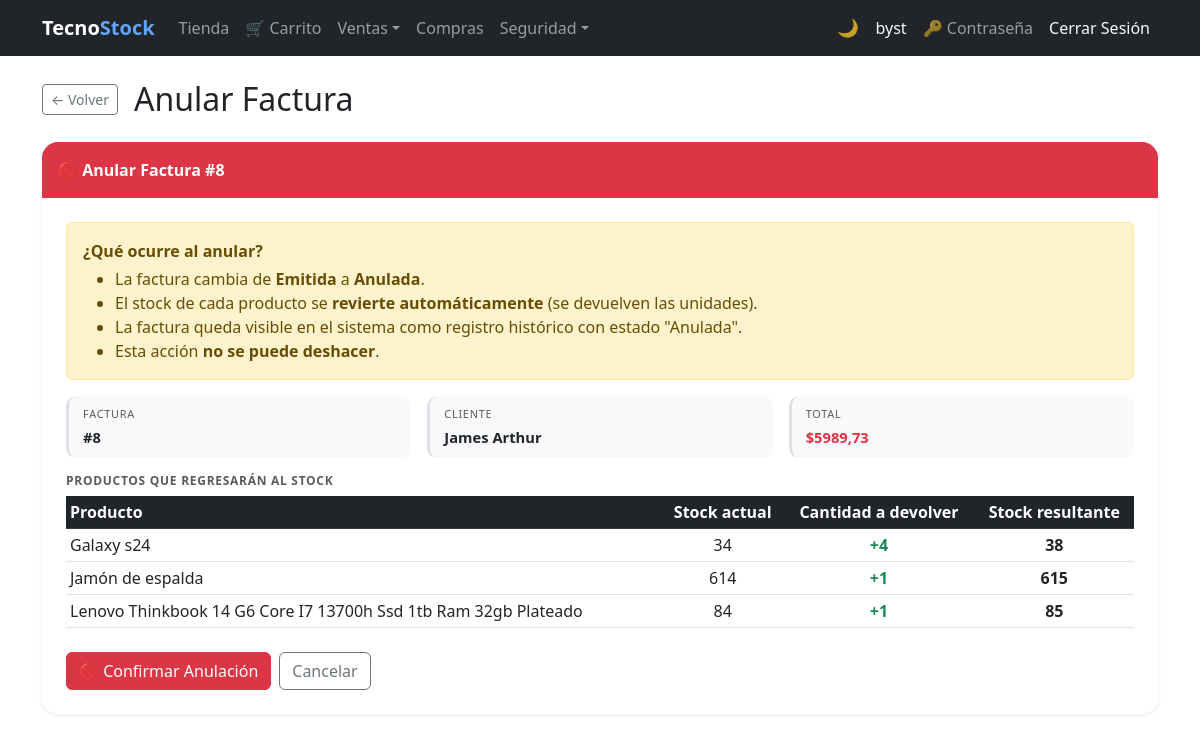
Page /invoices/8/cancel/ (signed in) on the committed database.
### billing/models.py (models this page shows, shortened)
class Invoice(models.Model):
    BORRADOR = 0
    EMITIDA  = 1
    ANULADA  = 2
    ESTADO_CHOICES = [
        (BORRADOR, 'Borrador'),
        (EMITIDA,  'Emitida'),
        (ANULADA,  'Anulada'),
    ]
    customer     = models.ForeignKey(Customer, on_delete=models.PROTECT, related_name='invoices')
    invoice_date = models.DateTimeField(auto_now_add=True)
    subtotal     = models.DecimalField(max_digits=12, decimal_places=2, default=0)
    tax          = models.DecimalField(max_digits=12, decimal_places=2, default=0)
    total        = models.DecimalField(max_digits=12, decimal_places=2, default=0)
    estado       = models.PositiveSmallIntegerField(
                       choices=ESTADO_CHOICES, default=BORRADOR, verbose_name='Estado')
    is_active    = models.BooleanField(default=True)
    PAYMENT_CHOICES = [('card', 'Tarjeta'), ('paypal', 'PayPal')]
    payment_method  = models.CharField(
                          max_length=10, choices=PAYMENT_CHOICES, null=True, blank=True,
                          verbose_name='Método de pago')
    paypal_order_id = models.CharField(max_length=64, null=True, blank=True)
    class Meta:
        ordering = ['-invoice_date']
    @property
    def can_cancel(self):      return self.estado == self.EMITIDA

class Customer(models.Model):
    user       = models.OneToOneField(
                     settings.AUTH_USER_MODEL, null=True, blank=True,
                     on_delete=models.SET_NULL, related_name='customer_account',
                     verbose_name='Cuenta de usuario')
    dni        = models.CharField(max_length=13, unique=True, verbose_name='DNI/RUC', validators=[validate_cedula_ec])
    first_name = models.CharField(max_length=100)
    last_name  = models.CharField(max_length=100)
    email      = models.EmailField(blank=True, null=True)
    phone      = models.CharField(max_length=20, blank=True, null=True)
    address    = models.TextField(blank=True, null=True)
    photo      = models.ImageField(upload_to='customer/', blank=True, null=True, verbose_name='Foto')
    is_active  = models.BooleanField(default=True)
    created_at = models.DateTimeField(auto_now_add=True)
    updated_at = models.DateTimeField(auto_now=True)
    class Meta:
        ordering = ['last_name', 'first_name']
    @property
    def full_name(self): return f'{self.first_name} {self.last_name}'

class InvoiceDetail(models.Model):
    invoice      = models.ForeignKey(Invoice, on_delete=models.CASCADE, related_name='details')
    product      = models.ForeignKey(Product, on_delete=models.PROTECT, related_name='invoice_details')
    quantity     = models.IntegerField(default=1)
    unit_price   = models.DecimalField(max_digits=12, decimal_places=2)
    discount_pct = models.DecimalField(
        max_digits=5, decimal_places=2, default=0,
        verbose_name='Descuento (%)',
        validators=[MinValueValidator(Decimal('0')), MaxValueValidator(Decimal('100'))],
    )
    subtotal     = models.DecimalField(max_digits=12, decimal_places=2, default=0)
    tax_amount   = models.DecimalField(max_digits=12, decimal_places=2, default=0, verbose_name='IVA')

class Product(models.Model):
    name = models.CharField(max_length=200, verbose_name='Product Name')
    description = models.TextField(blank=True, null=True)
    brand = models.ForeignKey(Brand, on_delete=models.PROTECT, related_name='products')
    group = models.ForeignKey(ProductGroup, on_delete=models.PROTECT, related_name='products')
    suppliers = models.ManyToManyField(Supplier, related_name='products', blank=True)
    photo      = models.ImageField(upload_to='products/', blank=True, null=True, verbose_name='Foto')
    unit_price = models.DecimalField(max_digits=12, decimal_places=2)
    tax_rate   = models.DecimalField(
                     max_digits=5, decimal_places=4, default=Decimal('0.15'),
                     verbose_name='Tasa IVA',
                     validators=[MinValueValidator(Decimal('0')), MaxValueValidator(Decimal('1'))],
                 )
    stock = models.IntegerField(default=0)
    is_active = models.BooleanField(default=True)
    created_at = models.DateTimeField(auto_now_add=True)
    updated_at = models.DateTimeField(auto_now=True)
    class Meta:
        verbose_name = 'Product'
        verbose_name_plural = 'Products'
        ordering = ['name']

### billing/views.py (the view, shortened to what this page needs)
# urls.py: path('invoices/<int:pk>/cancel/', views.invoice_cancel, name='invoice_cancel'),
@roles_required('Administrador', 'Analista de Compras')
def invoice_cancel(request, pk):
    invoice = get_object_or_404(Invoice, pk=pk)
    if not invoice.can_cancel:
        messages.error(request, 'Solo se puede anular una factura en estado Emitida.')
        return redirect('billing:invoice_detail', pk=pk)
    return render(request, 'billing/invoice_cancel.html', {'invoice': invoice})

### security/templatetags/security_tags.py (called while the page is built)
@register.filter(name='has_group')
def has_group(user, group_name):
    if not user.is_authenticated:
        return False
    if user.is_superuser:  # el superusuario ve todo
        return True
    return user.groups.filter(name=group_name).exists()

### billing/templates/billing/invoice_cancel.html (shortened to what this page needs)
{% extends 'billing/base.html' %}
{% block content %}
<div class="d-flex align-items-center gap-3 mb-4">
  <a href="{% url 'billing:invoice_detail' invoice.pk %}" class="btn btn-outline-secondary btn-sm">&#8592; Volver</a>
  <h2 class="mb-0">Anular Factura</h2>
</div>
<div class="card border-0 shadow-sm rounded-4 overflow-hidden mb-4">
  <div class="card-header border-0 py-3 bg-danger">
    <span class="text-white fw-bold">&#128683; Anular Factura #{{ invoice.id }}</span>
  </div>
  <div class="card-body p-4">
    <div class="alert alert-warning">
      <strong>¿Qué ocurre al anular?</strong>
      <ul class="mb-0 mt-1">
        <li>La factura cambia de <strong>Emitida</strong> a <strong>Anulada</strong>.</li>
        <li>El stock de cada producto se <strong>revierte automáticamente</strong> (se devuelven las unidades).</li>
        <li>La factura queda visible en el sistema como registro histórico con estado "Anulada".</li>
        <li>Esta acción <strong>no se puede deshacer</strong>.</li>
      </ul>
    </div>
    <div class="row g-3 mb-3">
      <div class="col-md-4">
        <div class="dm-field">
          <small class="dm-label">Factura</small>
          <div class="dm-value">#{{ invoice.id }}</div>
        </div>
      </div>
      <div class="col-md-4">
        <div class="dm-field">
          <small class="dm-label">Cliente</small>
          <div class="dm-value">{{ invoice.customer.full_name }}</div>
        </div>
      </div>
      <div class="col-md-4">
        <div class="dm-field">
          <small class="dm-label">Total</small>
          <div class="dm-value fw-bold text-danger">${{ invoice.total }}</div>
        </div>
      </div>
    </div>
    <h6 class="text-muted text-uppercase fw-semibold mb-2 dm-section-label">Productos que regresarán al stock</h6>
    <table class="table table-sm table-hover mb-4">
      <thead class="table-dark">
        <tr>
          <th>Producto</th>
          <th class="text-center">Stock actual</th>
          <th class="text-center">Cantidad a devolver</th>
          <th class="text-center">Stock resultante</th>
        </tr>
      </thead>
      <tbody>
        {% for det in invoice.details.all %}
        <tr>
          <td>{{ det.product.name }}</td>
          <td class="text-center">{{ det.product.stock }}</td>
          <td class="text-center text-success fw-semibold">+{{ det.quantity }}</td>
          <td class="text-center fw-semibold">{{ det.product.stock|add:det.quantity }}</td>
        </tr>
        {% endfor %}
      </tbody>
    </table>
    <form method="post" class="d-flex gap-2">
      <button type="submit" class="btn btn-danger">&#128683; Confirmar Anulación</button>
      <a href="{% url 'billing:invoice_detail' invoice.pk %}" class="btn btn-outline-secondary">Cancelar</a>
    </form>
  </div>
</div>
{% endblock %}

### billing/templates/billing/base.html (shortened to what this page needs)
{% load security_tags %}
<!DOCTYPE html>
<html lang="es">
<head>
  <link href="https://cdn.jsdelivr.net/npm/bootstrap@5.3.0/dist/css/bootstrap.min.css" rel="stylesheet">
</head>
<body>
<nav class="navbar navbar-expand-lg navbar-dark bg-dark">
  <div class="container">
    <a class="navbar-brand fw-bold" href="{% url 'billing:home' %}">Tecno<span class="nav-brand-accent">Stock</span></a>
    <div class="collapse navbar-collapse" id="nav">
      <ul class="navbar-nav me-auto">
        {% if user.is_authenticated %}
        {% if user|has_group:'Cliente' %}
        <li class="nav-item"><a class="nav-link" href="{% url 'store:catalog' %}">Tienda</a></li>
        <li class="nav-item"><a class="nav-link" href="{% url 'store:cart' %}">&#128722; Carrito</a></li>
        {% endif %}
        <li class="nav-item dropdown">
          <a class="nav-link dropdown-toggle" href="#" role="button" data-bs-toggle="dropdown" aria-expanded="false">Ventas</a>
        </li>
        {% if user|has_group:'Analista de Compras' or user|has_group:'Administrador' or not user|has_any_group %}
        <li class="nav-item"><a class="nav-link" href="{% url 'purchasing:purchase_list' %}">Compras</a></li>
        {% endif %}
        {% if user|has_group:'Administrador' %}
        <li class="nav-item dropdown">
          <a class="nav-link dropdown-toggle" href="#" role="button" data-bs-toggle="dropdown" aria-expanded="false">Seguridad</a>
        </li>
        {% endif %}
        {% endif %}
      </ul>
      <ul class="navbar-nav align-items-center">
        <li class="nav-item"><button type="button" class="theme-toggle-btn" id="theme-toggle" onclick="toggleTheme()" title="Cambiar tema claro / oscuro"><span id="theme-icon">&#127769;</span></button></li>
        <li class="nav-item">{% if user.is_authenticated %}<a class="nav-link text-light" href="{% url 'billing:dashboard' %}">{{ user.username }}</a>{% endif %}</li>
        <li class="nav-item">{% if user.is_authenticated %}<a class="nav-link" href="{% url 'password_change' %}" title="Cambiar contraseña">&#128273; Contraseña</a>{% endif %}</li>
        <li class="nav-item">{% if user.is_authenticated %}<form method="post" action="{% url 'logout' %}" class="d-inline">{% csrf_token %}<button type="submit" class="nav-link btn btn-link text-light btn-nav-link">Cerrar Sesión</button></form>{% else %}<a class="nav-link" href="{% url 'login' %}">Iniciar Sesión</a>{% endif %}</li>
      </ul>
    </div>
  </div>
</nav>
<div class="container mt-4">
  {% block content %}{% endblock %}
</div>
</body>
</html>

### billing/templates/billing/base.html (style rules this page uses)
.dm-field { background: var(--bs-tertiary-bg); border-radius: 10px; padding: 10px 14px; border-left: 3px solid var(--bs-border-color); height: 100%; transition: border-color .2s; }
.dm-label { font-size: .68rem; text-transform: uppercase; letter-spacing: .07em; color: var(--bs-secondary-color); display: block; margin-bottom: 3px; }
.dm-value { font-size: .92rem; font-weight: 600; color: var(--bs-body-color); word-break: break-word; }
.dm-section-label { letter-spacing: .06em; font-size: .75rem; }
.btn-nav-link { text-decoration: none; }
.nav-brand-accent { color: #60a5fa; }
.theme-toggle-btn { background: none; border: none; cursor: pointer; font-size: 1.1rem; line-height: 1; padding: .375rem .5rem; border-radius: .375rem; transition: background .2s; color: rgba(255,255,255,.75); }

### rows in the picture
Invoice: id "8", customer.full_name "James Arthur", total "5989,73"
InvoiceDetail: product.name "Galaxy s24", product.stock "34", quantity "4", product.stock|add "38"
InvoiceDetail: product.name "Jamón de espalda", product.stock "614", quantity "1", product.stock|add "615"
InvoiceDetail: product.name "Lenovo Thinkbook 14 G6 Core I7 13700h Ssd 1tb Ram 32gb Plateado", product.stock "84", quantity "1", product.stock|add "85"

### other values in the picture
{{ user.username }} "byst"
